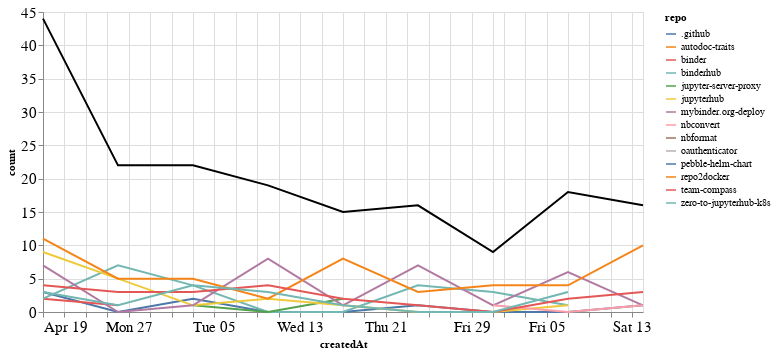

The cell this chart's notebook holds for it:
### Markdown cell above
## Comments

### Code cell
comments_time = comments.groupby('repo').resample('W', on='createdAt').count()['author'].reset_index()
comments_time = comments_time.rename(columns={'author': 'count'})
comments_time_total = comments_time.groupby('createdAt').agg({"count": "sum"}).reset_index()
ch1 = alt.Chart(comments_time, width=600).mark_line().encode(
    x='createdAt',
    y='count',
    color='repo',
    tooltip="repo"
)

ch2 = alt.Chart(comments_time_total, width=600).mark_line(color="black").encode(
    x='createdAt',
    y='count',
)

ch1 + ch2

### Figure 1 — Vega-Lite specification as saved in the notebook (floating-point values rounded to 4 significant figures)
{"config": {"axisLeft": {"labelFontSize": 15}, "axisBottom": {"labelFontSize": 15}}, "layer": [{"data": {"name": "data-d6fafefd34d88eebd632b5b6180275b8"}, "mark": "line", "encoding": {"color": {"type": "nominal", "field": "repo"}, "tooltip": {"type": "nominal", "field": "repo"}, "x": {"type": "temporal", "field": "createdAt"}, "y": {"type": "quantitative", "field": "count"}}, "width": 600}, {"data": {"name": "data-e155c36b98e08fb77fea48ea5dfc7a3c"}, "mark": {"type": "line", "color": "black"}, "encoding": {"x": {"type": "temporal", "field": "createdAt"}, "y": {"type": "quantitative", "field": "count"}}, "width": 600}], "$schema": "https://vega.github.io/schema/vega-lite/v4.8.1.json", "datasets": {"data-d6fafefd34d88eebd632b5b6180275b8": [{"repo": ".github", "createdAt": "2020-04-19T00:00:00", "count": 3}, {"repo": ".github", "createdAt": "2020-04-26T00:00:00", "count": 0}, {"repo": ".github", "createdAt": "2020-05-03T00:00:00", "count": 2}, {"repo": ".github", "createdAt": "2020-05-10T00:00:00", "count": 0}, {"repo": ".github", "createdAt": "2020-05-17T00:00:00", "count": 0}, {"repo": ".github", "createdAt": "2020-05-24T00:00:00", "count": 1}, {"repo": ".github", "createdAt": "2020-05-31T00:00:00", "count": 0}, {"repo": ".github", "createdAt": "2020-06-07T00:00:00", "count": 0}, {"repo": ".github", "createdAt": "2020-06-14T00:00:00", "count": 1}, {"repo": "autodoc-traits", "createdAt": "2020-04-19T00:00:00", "count": 2}, {"repo": "binder", "createdAt": "2020-04-19T00:00:00", "count": 2}, {"repo": "binder", "createdAt": "2020-04-26T00:00:00", "count": 1}, {"repo": "binderhub", "createdAt": "2020-04-19T00:00:00", "count": 2}, {"repo": "binderhub", "createdAt": "2020-04-26T00:00:00", "count": 7}, {"repo": "binderhub", "createdAt": "2020-05-03T00:00:00", "count": 4}, {"repo": "binderhub", "createdAt": "2020-05-10T00:00:00", "count": 0}, {"repo": "binderhub", "createdAt": "2020-05-17T00:00:00", "count": 0}, {"repo": "binderhub", "createdAt": "2020-05-24T00:00:00", "count": 4}, {"repo": "binderhub", "createdAt": "2020-05-31T00:00:00", "count": 3}, {"repo": "binderhub", "createdAt": "2020-06-07T00:00:00", "count": 1}, {"repo": "jupyter-server-proxy", "createdAt": "2020-05-03T00:00:00", "count": 1}, {"repo": "jupyter-server-proxy", "createdAt": "2020-05-10T00:00:00", "count": 0}, {"repo": "jupyter-server-proxy", "createdAt": "2020-05-17T00:00:00", "count": 2}, {"repo": "jupyterhub", "createdAt": "2020-04-19T00:00:00", "count": 9}, {"repo": "jupyterhub", "createdAt": "2020-04-26T00:00:00", "count": 5}, {"repo": "jupyterhub", "createdAt": "2020-05-03T00:00:00", "count": 1}, {"repo": "jupyterhub", "createdAt": "2020-05-10T00:00:00", "count": 2}, {"repo": "jupyterhub", "createdAt": "2020-05-17T00:00:00", "count": 1}, {"repo": "jupyterhub", "createdAt": "2020-05-24T00:00:00", "count": 0}, {"repo": "jupyterhub", "createdAt": "2020-05-31T00:00:00", "count": 0}, {"repo": "jupyterhub", "createdAt": "2020-06-07T00:00:00", "count": 1}, {"repo": "mybinder.org-deploy", "createdAt": "2020-04-19T00:00:00", "count": 7}, {"repo": "mybinder.org-deploy", "createdAt": "2020-04-26T00:00:00", "count": 0}, {"repo": "mybinder.org-deploy", "createdAt": "2020-05-03T00:00:00", "count": 1}, {"repo": "mybinder.org-deploy", "createdAt": "2020-05-10T00:00:00", "count": 8}, {"repo": "mybinder.org-deploy", "createdAt": "2020-05-17T00:00:00", "count": 1}, {"repo": "mybinder.org-deploy", "createdAt": "2020-05-24T00:00:00", "count": 7}, {"repo": "mybinder.org-deploy", "createdAt": "2020-05-31T00:00:00", "count": 1}, {"repo": "mybinder.org-deploy", "createdAt": "2020-06-07T00:00:00", "count": 6}, {"repo": "mybinder.org-deploy", "createdAt": "2020-06-14T00:00:00", "count": 1}, {"repo": "nbconvert", "createdAt": "2020-05-31T00:00:00", "count": 1}, {"repo": "nbconvert", "createdAt": "2020-06-07T00:00:00", "count": 0}, {"repo": "nbconvert", "createdAt": "2020-06-14T00:00:00", "count": 1}, {"repo": "nbformat", "createdAt": "2020-04-19T00:00:00", "count": 1}, {"repo": "oauthenticator", "createdAt": "2020-05-03T00:00:00", "count": 1}, {"repo": "pebble-helm-chart", "createdAt": "2020-06-07T00:00:00", "count": 1}, {"repo": "repo2docker", "createdAt": "2020-04-19T00:00:00", "count": 11}, {"repo": "repo2docker", "createdAt": "2020-04-26T00:00:00", "count": 5}, {"repo": "repo2docker", "createdAt": "2020-05-03T00:00:00", "count": 5}, {"repo": "repo2docker", "createdAt": "2020-05-10T00:00:00", "count": 2}, {"repo": "repo2docker", "createdAt": "2020-05-17T00:00:00", "count": 8}, {"repo": "repo2docker", "createdAt": "2020-05-24T00:00:00", "count": 3}, {"repo": "repo2docker", "createdAt": "2020-05-31T00:00:00", "count": 4}, {"repo": "repo2docker", "createdAt": "2020-06-07T00:00:00", "count": 4}, {"repo": "repo2docker", "createdAt": "2020-06-14T00:00:00", "count": 10}, {"repo": "team-compass", "createdAt": "2020-04-19T00:00:00", "count": 4}, {"repo": "team-compass", "createdAt": "2020-04-26T00:00:00", "count": 3}, {"repo": "team-compass", "createdAt": "2020-05-03T00:00:00", "count": 3}, {"repo": "team-compass", "createdAt": "2020-05-10T00:00:00", "count": 4}, {"repo": "team-compass", "createdAt": "2020-05-17T00:00:00", "count": 2}, {"repo": "team-compass", "createdAt": "2020-05-24T00:00:00", "count": 1}, {"repo": "team-compass", "createdAt": "2020-05-31T00:00:00", "count": 0}, {"repo": "team-compass", "createdAt": "2020-06-07T00:00:00", "count": 2}, {"repo": "team-compass", "createdAt": "2020-06-14T00:00:00", "count": 3}, {"repo": "zero-to-jupyterhub-k8s", "createdAt": "2020-04-19T00:00:00", "count": 3}, {"repo": "zero-to-jupyterhub-k8s", "createdAt": "2020-04-26T00:00:00", "count": 1}, {"repo": "zero-to-jupyterhub-k8s", "createdAt": "2020-05-03T00:00:00", "count": 4}, {"repo": "zero-to-jupyterhub-k8s", "createdAt": "2020-05-10T00:00:00", "count": 3}, {"repo": "zero-to-jupyterhub-k8s", "createdAt": "2020-05-17T00:00:00", "count": 1}, {"repo": "zero-to-jupyterhub-k8s", "createdAt": "2020-05-24T00:00:00", "count": 0}, {"repo": "zero-to-jupyterhub-k8s", "createdAt": "2020-05-31T00:00:00", "count": 0}, {"repo": "zero-to-jupyterhub-k8s", "createdAt": "2020-06-07T00:00:00", "count": 3}], "data-e155c36b98e08fb77fea48ea5dfc7a3c": [{"createdAt": "2020-04-19T00:00:00", "count": 44}, {"createdAt": "2020-04-26T00:00:00", "count": 22}, {"createdAt": "2020-05-03T00:00:00", "count": 22}, {"createdAt": "2020-05-10T00:00:00", "count": 19}, {"createdAt": "2020-05-17T00:00:00", "count": 15}, {"createdAt": "2020-05-24T00:00:00", "count": 16}, {"createdAt": "2020-05-31T00:00:00", "count": 9}, {"createdAt": "2020-06-07T00:00:00", "count": 18}, {"createdAt": "2020-06-14T00:00:00", "count": 16}]}}
